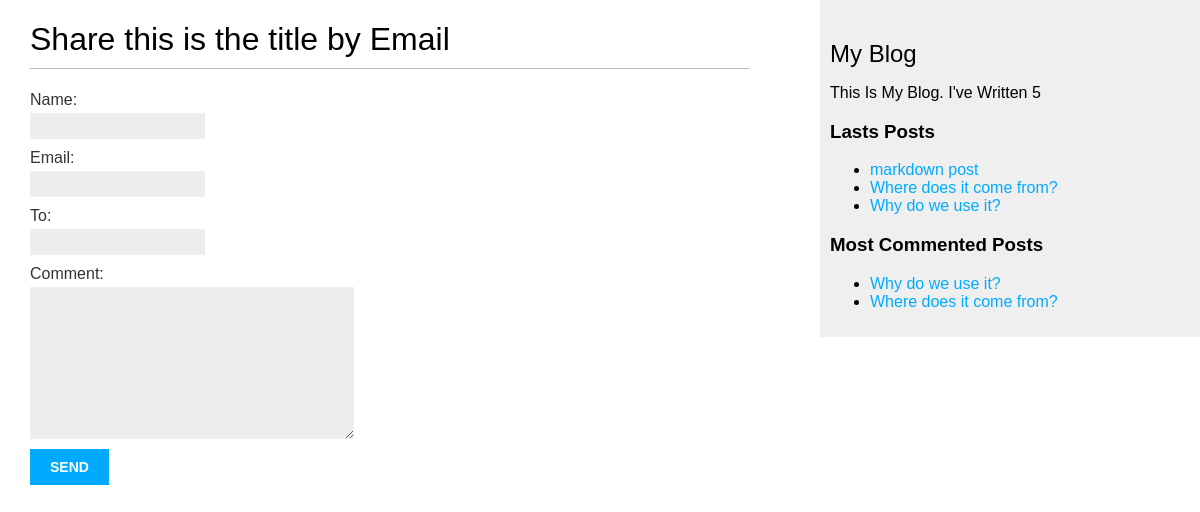
Screenshot of /blog/1/share/ with the database file from the repository.
### blog/models.py (models this page shows, shortened)
class Post(models.Model):
    class Status(models.TextChoices):
        DRAFT = 'DR' , 'Draft'
        PUBLISHED = 'PB' , 'Published'
    title = models.CharField(max_length=250)
    slug = models.SlugField(max_length=250,unique_for_date='publish')
    body = models.TextField()
    publish = models.DateTimeField(default=timezone.now)
    created = models.DateTimeField(auto_now_add=True)
    updated = models.DateTimeField(auto_now=True)
    status = models.CharField(max_length=2,choices=Status.choices,default=Status.DRAFT)
    author = models.ForeignKey(User,on_delete=models.CASCADE,related_name='blog_posts')
    tags = TaggableManager()
    class Meta:
        ordering = ['-publish']
        indexes = [
            models.Index(fields=['-publish']),
        ]
    def get_absolute_url(self):
        return reverse("blog:post_detail", args=[
            self.publish.year,
            self.publish.month,
            self.publish.day,
            self.slug,
        ])

### blog/views.py (the view)
# urls.py: path('<int:post_id>/share/',views.post_share,name='post_share'),
def post_share(request,post_id):
    post = get_object_or_404(Post,id=post_id,status=Post.Status.PUBLISHED)
    sent = False
    if request.method == 'POST':
        form = EmailPostForm(request.POST)
        if form.is_valid():
            cd = form.cleaned_data
            post_url = request.build_absolute_uri(post.get_absolute_url())
            subject = f"{cd['name']} recommendes you red {post.title}"
            message = f"read {post.title} at {post_url} \n {cd['name']}\'s comments : {cd['comment']}"
            send_mail(subject,message,'ammarbaha4@gmail.com',[cd['to']])
            sent = True
    else:
        form = EmailPostForm()
    return render(request,'blog/post/share.html',{'post':post,'form':form,'sent':sent})

### blog/forms.py
class EmailPostForm(forms.Form):
    name = forms.CharField(max_length=25)
    email = forms.EmailField()
    to = forms.EmailField()
    comment = forms.CharField(required=False,widget=forms.Textarea)

### blog/templatetags/blog_tags.py (called while the page is built)
@register.simple_tag
def total_posts():
    return Post.objects.count()

@register.inclusion_tag('blog/post/lastes_posts.html')
def show_lastes_posts(count=5):
    lastes_posts = Post.objects.order_by('-publish')[:count]
    return {'lastes_posts':lastes_posts}

@register.simple_tag
def get_most_commented_posts(count=5):
    return Post.objects.annotate(total_comments=Count('comments')).order_by('-total_comments')[:count]

### blog/templates/blog/post/share.html (shortened to what this page needs)
{% extends 'blog/base.html' %}
{% block content %}
  {% if sent %}
     <h1>E-mail Successfuly Sent</h1>
     <p> "{{post.title}}" was Successfuly sent to {{form.cleaned_data.to}}.</p>
  {% else %}
  <h1>Share {{post.title}} by Email</h1>
  <form method="POST">
    {{form.as_p}}
    <input value="send" type="submit">
  </form>
  {% endif %}
{% endblock %}

### blog/templates/blog/base.html (shortened to what this page needs)
{% load static %}
{% load blog_tags %}
<!DOCTYPE html>
<html lang="en">
<head>
    <link rel="stylesheet" href="{% static 'css/blog.css' %}">
</head>
<body>
    <div id="content">
        {% block content %}{% endblock %}
    </div>
    <div id="sidebar">
        <h2>My Blog</h2>
        <p>
            This Is My Blog.
            I've Written {% total_posts %}
        </p>
        <h3>Lasts Posts</h3>
         {% show_lastes_posts 3 %}
         {% get_most_commented_posts 2 as most_commented_posts %}
         <h3>Most Commented Posts</h3>
         <ul>
            {% for post in most_commented_posts %}
              <li>
                <a href="{{post.get_absolute_url}}">{{post.title}}</a>
              </li>
            {% endfor %}
         </ul>
    </div>
</body>
</html>

### blog/templates/blog/post/lastes_posts.html
<ul>
    {% for post in lastes_posts %}
        <li><a href="{{post.get_absolute_url}}">{{post.title}}</a></li>
    {% endfor %}
</ul>

### blog/static/css/blog.css (style rules this page uses)
body { margin:0; padding:0; font-family:helvetica, sans-serif; }
a { color:#00abff; text-decoration:none; }
h1 { font-weight:normal; border-bottom:1px solid #bbb; padding:0 0 10px 0; }
h2 { font-weight:normal; margin:30px 0 0; }
#content { float:left; width:60%; padding:0 0 0 30px; }
#sidebar { float:right; width:30%; padding:10px; background:#efefef; height:100%; }
label { float:left; clear:both; color:#333; margin-bottom:4px; }
input, textarea { clear:both; float:left; margin:0 0 10px; background:#ededed; border:0; padding:6px 10px; font-size:12px; }
input[type=submit] { font-weight:bold; background:#00abff; color:#fff; padding:10px 20px; font-size:14px; text-transform:uppercase; }

### rows the page displays
Post: title "this is the title"
Post: title "markdown post"
Post: title "Where does it come from?"
Post: title "Why do we use it?"
